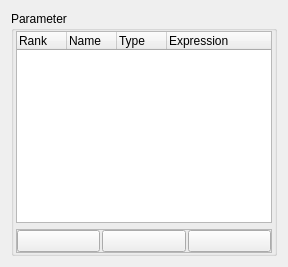
                  <widget class="QWidget" name="tab_contour">
                   <property name="enabled">
                    <bool>true</bool>
                   </property>
                   <attribute name="title">
                    <string>Contour viewer</string>
                   </attribute>
                   <layout class="QHBoxLayout" name="horizontalLayout_11" stretch="3">
                    <item>
                     <widget class="QGroupBox" name="groupBox_param">
                      <property name="enabled">
                       <bool>true</bool>
                      </property>
                      <property name="sizePolicy">
                       <sizepolicy hsizetype="Expanding" vsizetype="Preferred">
                        <horstretch>0</horstretch>
                        <verstretch>0</verstretch>
                       </sizepolicy>
                      </property>
                      <property name="minimumSize">
                       <size>
                        <width>0</width>
                        <height>0</height>
                       </size>
                      </property>
                      <property name="maximumSize">
                       <size>
                        <width>16777215</width>
                        <height>16777215</height>
                       </size>
                      </property>
                      <property name="font">
                       <font>
                        <weight>50</weight>
                        <bold>false</bold>
                       </font>
                      </property>
                      <property name="layoutDirection">
                       <enum>Qt::LeftToRight</enum>
                      </property>
                      <property name="autoFillBackground">
                       <bool>false</bool>
                      </property>
                      <property name="title">
                       <string>Parameter</string>
                      </property>
                      <layout class="QVBoxLayout" name="verticalLayout_3" stretch="2,1">
                       <property name="sizeConstraint">
                        <enum>QLayout::SetDefaultConstraint</enum>
                       </property>
                       <property name="leftMargin">
                        <number>2</number>
                       </property>
                       <property name="topMargin">
                        <number>0</number>
                       </property>
                       <property name="rightMargin">
                        <number>2</number>
                       </property>
                       <property name="bottomMargin">
                        <number>0</number>
                       </property>
                       <item>
                        <widget class="QTreeWidget" name="treeWidget_parameters">
                         <property name="enabled">
                          <bool>true</bool>
                         </property>
                         <property name="sizePolicy">
                          <sizepolicy hsizetype="Preferred" vsizetype="Preferred">
                           <horstretch>0</horstretch>
                           <verstretch>0</verstretch>
                          </sizepolicy>
                         </property>
                         <property name="minimumSize">
                          <size>
                           <width>150</width>
                           <height>50</height>
                          </size>
                         </property>
                         <property name="maximumSize">
                          <size>
                           <width>999999</width>
                           <height>999999</height>
                          </size>
                         </property>
                         <attribute name="headerDefaultSectionSize">
                          <number>50</number>
                         </attribute>
                         <attribute name="headerStretchLastSection">
                          <bool>true</bool>
                         </attribute>
                         <column>
                          <property name="text">
                           <string>Rank</string>
                          </property>
                         </column>
                         <column>
                          <property name="text">
                           <string>Name</string>
                          </property>
                         </column>
                         <column>
                          <property name="text">
                           <string>Type</string>
                          </property>
                         </column>
                         <column>
                          <property name="text">
                           <string>Expression</string>
                          </property>
                         </column>
                        </widget>
                       </item>
                       <item>
                        <widget class="QFrame" name="frame_3">
                         <property name="sizePolicy">
                          <sizepolicy hsizetype="Preferred" vsizetype="Fixed">
                           <horstretch>0</horstretch>
                           <verstretch>0</verstretch>
                          </sizepolicy>
                         </property>
                         <property name="frameShape">
                          <enum>QFrame::StyledPanel</enum>
                         </property>
                         <property name="frameShadow">
                          <enum>QFrame::Raised</enum>
                         </property>
                         <layout class="QHBoxLayout" name="horizontalLayout_2">
                          <property name="spacing">
                           <number>2</number>
                          </property>
                          <property name="margin">
                           <number>0</number>
                          </property>
                          <item>
                           <widget class="QPushButton" name="pushButton_param_add">
                            <property name="toolTip">
                             <string>Add virtual parameter</string>
                            </property>
                            <property name="text">
                             <string/>
                            </property>
                            <property name="icon">
                             <iconset>
                              <normaloff>:/plugins/PostTelemac/icons/Add_48x48.png</normaloff>:/plugins/PostTelemac/icons/Add_48x48.png</iconset>
                            </property>
                           </widget>
                          </item>
                          <item>
                           <widget class="QPushButton" name="pushButton_param_edit">
                            <property name="toolTip">
                             <string>Edit virtual parameter</string>
                            </property>
                            <property name="text">
                             <string/>
                            </property>
                            <property name="icon">
                             <iconset>
                              <normaloff>:/plugins/PostTelemac/icons/Settings_48x48.png</normaloff>:/plugins/PostTelemac/icons/Settings_48x48.png</iconset>
                            </property>
                           </widget>
                          </item>
                          <item>
                           <widget class="QPushButton" name="pushButton_param_delete">
                            <property name="toolTip">
                             <string>Delete virtual parameter</string>
                            </property>
                            <property name="text">
                             <string/>
                            </property>
                            <property name="icon">
                             <iconset>
                              <normaloff>:/plugins/PostTelemac/icons/Delete_48x48.png</normaloff>:/plugins/PostTelemac/icons/Delete_48x48.png</iconset>
                            </property>
                           </widget>
                          </item>
                         </layout>
                        </widget>
                       </item>
                      </layout>
                     </widget>
                    </item>
                   </layout>
                  </widget>
